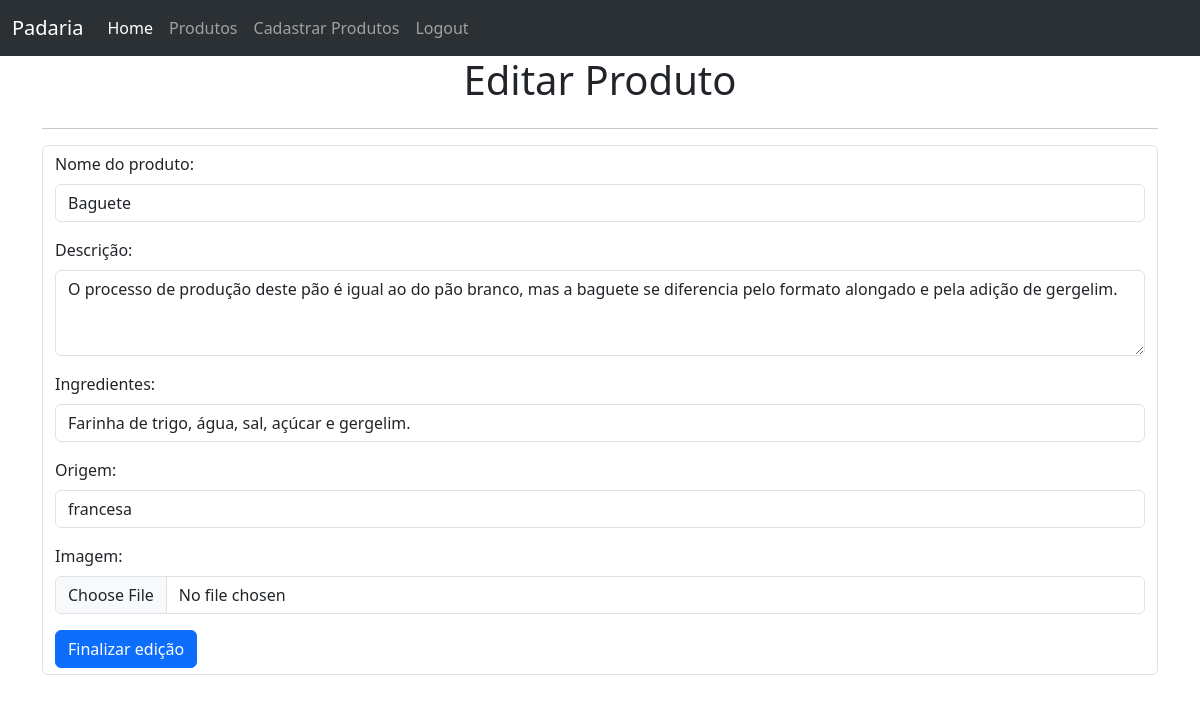
Screenshot of /editar_produtos/3 with the database file from the repository.
### app.py (models this page shows, shortened)
class Product(db.Model):
     __tablename__ = 'produto'
     id = db.Column(db.Integer, primary_key=True)
     nome = db.Column(db.String(100), nullable=False) #aqui o nullable ta garantindo que não haja espaços em branco na coluna nome, ela precisa de um dado
     descricao = db.Column(db.String(500))
     ingredientes = db.Column(db.String(500))
     origem = db.Column(db.String(100))
     imagem = db.Column(db.String(100))

### app.py (the view)
@app.route("/editar_produtos/<int:id>", methods=["GET", "POST"])
@login_required
def editar_produtos(id):
     if request.method == "POST":
          dados_editados = request.form
          imagem = request.files['imagem']
          produto = db.session.execute(db.select(Product).filter(Product.id == id)).scalar()
          produto.nome = dados_editados["nome_produto"]
          produto.descricao = dados_editados["descricao"]
          produto.ingredientes = dados_editados["ingredientes"]
          produto.origem = dados_editados["origem"]
          db.session.commit()
          return redirect("/listar_produtos")
     else:
          produto_editado = db.session.execute(db.select(Product).filter(Product.id == id)).scalar()
          return render_template("editar_produto.html", produto=produto_editado)

### templates/editar_produto.html (shortened to what this page needs)
{% extends 'base.html' %}
{% block main %}
<div class="container">
    <div class="d-flex justify-content-center">
        <h1>Editar Produto</h1>
    </div>
    <hr>
    <form action="{{url_for('editar_produtos', id=produto.id)}}" class="form-control" enctype="multipart/form-data" method="post">
        <div class="mb-3">
            <label for="nome_produto" class="form-label">Nome do produto:</label>
            <input type="text" class="form-control" name="nome_produto" value="{{produto.nome}}" required>
          </div>
          <div class="mb-3">
            <label for="descricao" class="form-label">Descrição:</label>
            <textarea class="form-control" name="descricao" rows="3">{{produto.descricao}}</textarea>
          </div>
          <div class="mb-3">
            <label for="ingredientes" class="form-label">Ingredientes:</label>
            <input type="text" class="form-control" name="ingredientes" value="{{produto.ingredientes}}">
          </div>
          <div class="mb-3">
            <label for="origem" class="form-label">Origem:</label>
            <input type="text" class="form-control" name="origem" value="{{produto.origem}}">
          </div>
          <div class="mb-3">
            <label for="imagem" class="form-label">Imagem:</label>
            <input type="file" class="form-control" name="imagem">
          </div>
          <input class="btn btn-primary" type="submit" value="Finalizar edição">
    </form>
</div>
<br>
{% endblock %}

### rows the page displays
Product: nome_produto "Baguete", descricao "O processo de produção deste pão é igual ao do pão branco, mas a baguete se diferencia pelo formato alongado e pela adição de gergelim.", ingredientes "Farinha de trigo, água, sal, açúcar e gergelim.", origem "francesa"
